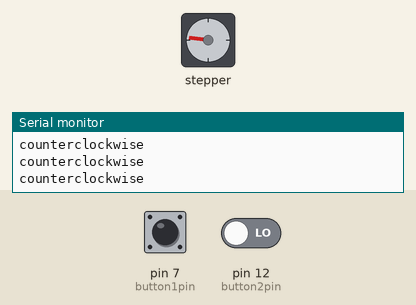
This sketch was run on a simulated Arduino Uno, built with avr-gcc and run on an emulated ATmega328P. Shown: stepper motor, the last lines printed to the serial monitor. Inputs (shaded band) come from the test bench; at power-on: pin 7 (button1pin) HIGH, pin 12 (button2pin) LOW. Stepper angles assume 200 steps per turn.

Above: at 1.2 s.
1.3 s: pin 7 (button1pin) pulled LOW for 0.15 s
At 2.1 s:
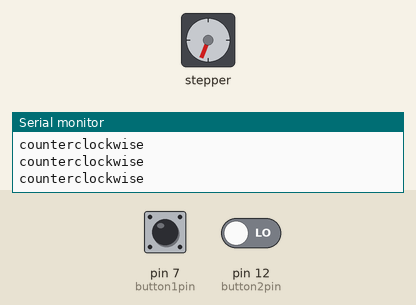
4.3 s: pin 7 (button1pin) pulled LOW for 1 s
At 4.6 s:
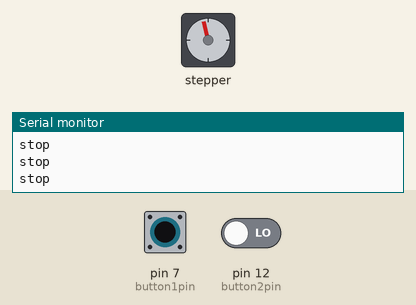
8.3 s: pin 7 (button1pin) pulled LOW for 0.15 s
11.4 s: pin 7 (button1pin) driven LOW
At 12.1 s:
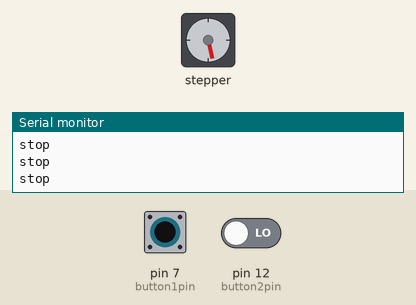
14.4 s: pin 7 (button1pin) driven HIGH
At 14.86 s:
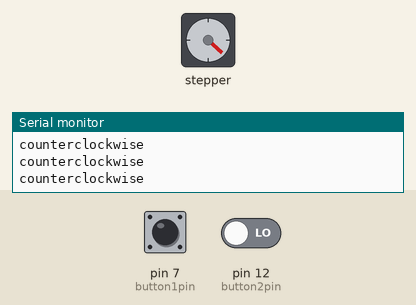
17.4 s: pin 7 (button1pin) driven LOW and pin 12 (button2pin) driven HIGH
Timing chart, 0 to 21.4 s (numbered marks = the images above; inputs shaded):
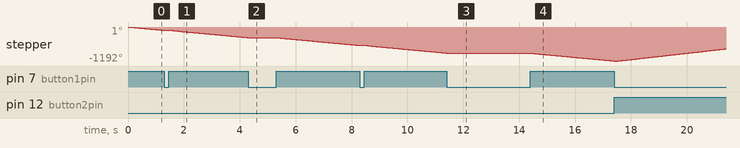

Measured:
- after the input at 11.4 s, stepper: stops changing and stays -913°
- after the input at 14.4 s, stepper: keeps turning counter-clockwise at about 93°/s, starting at once

The sketch:

stepper_arm.ino
```cpp
#include <Stepper.h>

// change this to the number of steps on your motor
//#define STEPS 200

// create an instance of the stepper class, specifying
const int stepsPerRevolution = 200;

#define button1pin 7
#define button2pin 12
//int button3pin = 2;
int val1 = 0;
int val2 = 0;
Stepper mystepper(stepsPerRevolution, 8, 9, 10, 11);
// the number of steps of the motor and the pins it's
// attached to
//Stepper stepper(STEPS, 8, 9, 10, 11);

// the previous reading from the analog input
//int previous = 0;

void setup() {
  // set the speed of the motor to 30 RPMs
  mystepper.setSpeed(300); //Was 60
  Serial.begin(9600);
  pinMode(button1pin, INPUT);
  pinMode(button2pin, INPUT);
  //pinMode(button3pin, OUTPUT);
}

void loop() {
  // get the sensor value
  //int val = analogRead(0);
  //Serial.println("clockwise");
  //mystepper.step(stepsPerRevolution);
  delay(100);
  //bool button1state = digitalRead(button1pin);
  //bool button2state = digitalRead(button2pin);
  val1 = digitalRead(button1pin);
  val2 = digitalRead(button2pin);

  while (val1 == HIGH)
  {
    Serial.println("counterclockwise ");
    mystepper.step(-1);
    delay(15);
    val1 = digitalRead(button1pin);
  }

  while (val2 == HIGH) {
    Serial.println("clockwise ");
    mystepper.step(1);
    delay(15);
    val2 = digitalRead(button2pin);
  }

  /*else if (val2 == HIGH){
    Serial.println("clockwise ");
    mystepper.step(stepsPerRevolution);
    delay(15);
    val2 = digitalRead(button2pin);
  }*/

  if (!val1 || !val2) {
    Serial.println("stop ");
    /*mystepper.step(0);
    val1 = digitalRead(button1pin);
    val2 = digitalRead(button2pin); */
    delay(15);
    digitalWrite(8,LOW);
    digitalWrite(9,LOW);
    digitalWrite(10,LOW);
    digitalWrite(11,LOW);
  }

//Serial.println("clockwise ");
//
//
}

  /*int step=map(val, 0, 1023, 0, STEPS);

  // move a number of steps equal to the change in the
  // sensor reading
  stepper.step(val - previous);

  // remember the previous value of the sensor
  previous = val;
}*/
```
